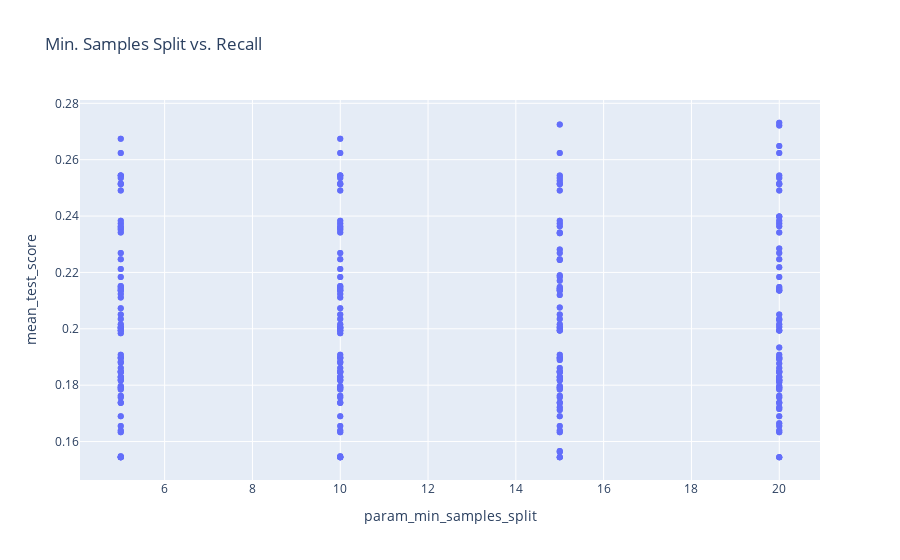

This figure's notebook cell:
### Code cell
px.scatter(df_tree_search_cv, x="param_min_samples_split", y="mean_test_score", title="Min. Samples Split vs. Recall")

### Figure 1 — Plotly figure (JSON) as saved in the notebook; plotly's stock layout.template omitted (floating-point values rounded to 4 significant figures; data arrays with more than 128 entries replaced by an {"elided": "..."} marker saying what was removed)
{"data": [{"hovertemplate": "param_min_samples_split=%{x}<br>mean_test_score=%{y}<extra></extra>", "legendgroup": "", "marker": {"color": "#636efa", "symbol": "circle"}, "mode": "markers", "name": "", "orientation": "v", "showlegend": false, "type": "scatter", "x": {"elided": "512 int values"}, "xaxis": "x", "y": {"elided": "512 float values"}, "yaxis": "y"}], "layout": {"legend": {"tracegroupgap": 0}, "title": {"text": "Min. Samples Split vs. Recall"}, "xaxis": {"anchor": "y", "domain": [0, 1], "title": {"text": "param_min_samples_split"}}, "yaxis": {"anchor": "x", "domain": [0, 1], "title": {"text": "mean_test_score"}}}}
